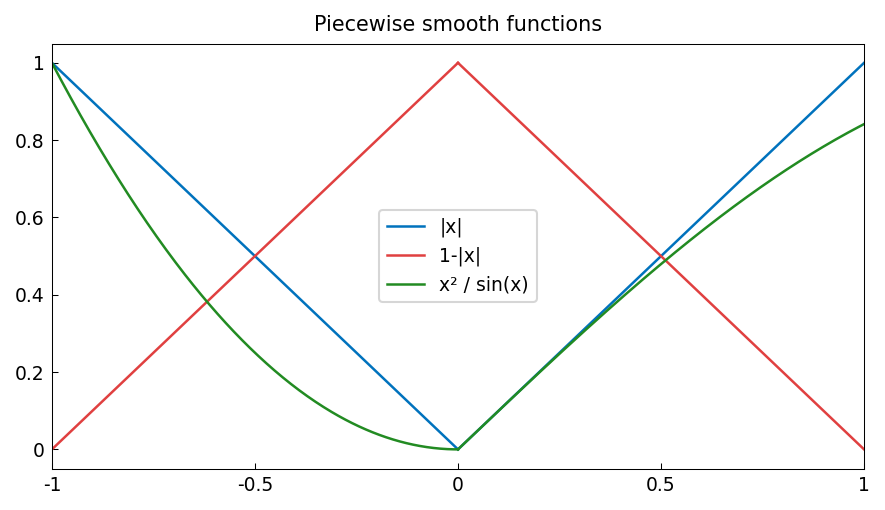

Python code for this plot:
"""Piecewise smooth functions in Chebfun.

Demonstrates constructing Chebfun approximations of piecewise smooth
functions by specifying breakpoints in the domain.

Credit: Inspired by Chebfun approx/PiecewiseSmooth.m.
Original MATLAB Chebfun: Copyright 2017 by The University of Oxford and
The Chebfun Developers. See https://www.chebfun.org/ for Chebfun information.
"""
import os

os.environ.setdefault("XLA_PYTHON_CLIENT_PREALLOCATE", "false")

import matplotlib

matplotlib.use("Agg")
import os
import sys

import jax.numpy as jnp
import matplotlib.pyplot as plt

sys.path.insert(0, os.path.join(os.path.dirname(__file__), '..', '..', 'src'))

import chebfunjax as cj
from chebfunjax.plotting import chebfun_style

chebfun_style()

from chebfunjax.plotting import plot


def run():
    print("=" * 60)
    print("Piecewise smooth functions")
    print("=" * 60)

    # --- |x| with breakpoint at 0 ------------------------------------
    # MATLAB: f = chebfun('abs(x)', [-1, 0, 1])
    dom_split = (-1.0, 0.0, 1.0)  # breakpoint at 0
    f_abs = cj.chebfun(lambda x: jnp.abs(x), domain=dom_split)
    print("\n|x| on [-1,1] with breakpoint at 0:")
    print(f"  Number of coefficients: {len(f_abs)}")
    integral_abs = float(f_abs.sum())
    print(f"  Integral = {integral_abs:.15f}  (exact: 1.0)")
    assert abs(integral_abs - 1.0) < 1e-14

    # Evaluate at a few points
    for x_val in [-0.5, 0.0, 0.5]:
        val = float(f_abs(jnp.array(x_val)))
        print(f"  f({x_val}) = {val:.15f}  (exact: {abs(x_val):.15f})")
        assert abs(val - abs(x_val)) < 1e-14

    # --- Step function -----------------------------------------------
    # MATLAB: f = chebfun(@(x) sign(x), [-1, 0, 1])
    f_step = cj.chebfun(
        lambda x: jnp.where(x < 0, -jnp.ones_like(x), jnp.ones_like(x)),
        domain=(-1.0, 0.0, 1.0)
    )
    print("\nStep function sign(x) on [-1,1]:")
    print(f"  Number of coefficients: {len(f_step)}")
    # Integral of sign(x) over [-1,1] = 0
    integral_step = float(f_step.sum())
    print(f"  Integral = {integral_step:.2e}  (exact: 0)")
    assert abs(integral_step) < 1e-9

    # --- Hat function ------------------------------------------------
    # f(x) = 1 - |x| on [-1, 1]
    dom_hat = (-1.0, 0.0, 1.0)
    f_hat = cj.chebfun(lambda x: 1.0 - jnp.abs(x), domain=dom_hat)
    print("\nHat function 1 - |x| on [-1,1]:")
    print(f"  Number of coefficients: {len(f_hat)}")
    # Integral = 1.0 (area of triangle with base 2, height 1)
    integral_hat = float(f_hat.sum())
    print(f"  Integral = {integral_hat:.15f}  (exact: 1.0)")
    assert abs(integral_hat - 1.0) < 1e-14
    print(f"  f(0) = {float(f_hat(jnp.array(0.0))):.15f}  (exact: 1.0)")
    assert abs(float(f_hat(jnp.array(0.0))) - 1.0) < 1e-14

    # --- Piecewise defined: different functions on each piece ---------
    # f = x^2 for x < 0, sin(x) for x >= 0
    f_piecewise = cj.chebfun(
        lambda x: jnp.where(x < 0, x**2, jnp.sin(x)),
        domain=(-1.0, 0.0, 1.0)
    )
    print("\nPiecewise: x^2 for x<0, sin(x) for x>=0:")
    print(f"  Number of coefficients: {len(f_piecewise)}")
    # Check values
    assert abs(float(f_piecewise(jnp.array(-0.5))) - 0.25) < 1e-12
    assert abs(float(f_piecewise(jnp.array(0.5))) - float(jnp.sin(jnp.array(0.5)))) < 1e-12

    # Integral = integral(-1,0) x^2 dx + integral(0,1) sin(x) dx
    #          = [x^3/3](-1,0) + [-cos(x)](0,1)
    #          = 0 - (-1/3) + (-cos(1) + 1)
    #          = 1/3 + 1 - cos(1)
    exact_piecewise = 1.0/3.0 + 1.0 - float(jnp.cos(jnp.array(1.0)))
    integral_piecewise = float(f_piecewise.sum())
    print(f"  Integral = {integral_piecewise:.15f}  (exact: {exact_piecewise:.15f})")
    assert abs(integral_piecewise - exact_piecewise) < 1e-13

    # --- Plots -------------------------------------------------------
    _here = os.path.dirname(os.path.abspath(__file__))
    fig, ax = plot(f_abs, title="Piecewise smooth functions", label="|x|")
    plot(f_hat, ax=ax, color="#E04040", label="1-|x|")
    plot(f_piecewise, ax=ax, color="#228B22", label="x² / sin(x)")
    ax.legend(fontsize=9)
    fig.savefig(os.path.join(_here, "piecewise_smooth.png"),
                dpi=150, bbox_inches="tight")
    plt.close(fig)

    print("\nAll assertions passed.")
    return True

if __name__ == "__main__":
    run()
